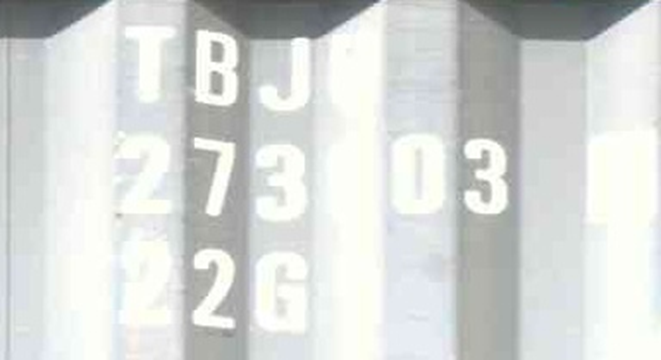
#> input picture Retinex/data/img.png, 661 x 360 px, found by its file name
$ python 1.traditional_process.py   (older library calls are emulated)
#> lines starting #> are read from the running program, lines starting #| are printed output that depends on the picture
"""
@Name: 1.traditional_process.py
@Auth: Huohuo
@Date: 2023/4/6-11:34
@Desc:
@Ver :
code_idea
"""
import cv2
import time
import numpy as np

# ----------对比度拉伸---------------
def contrast_enhancement(img):
    height = int(img.shape[0])
    width = int(img.shape[1])

    flat_gray = img.reshape(width * height).tolist()
    A = min(flat_gray)  # 最大灰度值
    B = max(flat_gray)  # 最小灰度值

    img = np.uint8(255 / (B - A) * (img - A) + 0.5)
    return img

# ----------sobel算子---------------
def sobel(img):
    x = cv2.Sobel(img, cv2.CV_16S, 1, 0, ksize=3)
    y = cv2.Sobel(img, cv2.CV_16S, 0, 1, ksize=3)

    absX = cv2.convertScaleAbs(x)
    absY = cv2.convertScaleAbs(y)

    dst = cv2.addWeighted(absX, 0.5, absY, 0.5, 0)
    return dst

# ----------读入图片----------------
time_start = time.time()
img = cv2.imread("../data/img.png")
#> img is the input picture: shape (360, 661, 3); mean B, G, R 215.3, 217.6, 214.6
# print(img.shape)
src = img[300:1000, 400:1100]
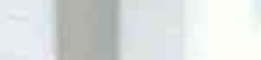
#> src: shape (60, 261, 3); mean B, G, R 222, 223, 218.7

# src = img[300:1000, 1400:2000]
cv2.imwrite("../data/img_cut.png", src)
# ---------图像预处理---------------
img_gray = cv2.cvtColor(src, cv2.COLOR_BGR2GRAY)
img_gray = contrast_enhancement(img_gray)
#> in contrast_enhancement, `flat_gray = img.reshape(width * height).tolist()`: flat_gray = 15660 values, max 254 at index 1030, min 167 at index 3505, mean 221.6
#> in contrast_enhancement, `A = min(flat_gray)`: A = 167
#> in contrast_enhancement, `B = max(flat_gray)`: B = 254
#> in contrast_enhancement, `img = np.uint8(255 / (B - A) * (img - A) + 0.5)`:
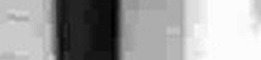
#> img: shape (60, 261); min 0, max 255, mean 160

# ---------滤波--------------------
# 定义的滤波算子大小应该能自适应
# 先用长宽中的最小边/1000测试
# 保证卷积核尺寸为奇数
# 暂时用高斯滤波
# ‘高频噪声下的螺栓表面缺陷检测_严琴’ 文章中说用中值滤波效果好
# ---------------------------------
kernel_size = int(min(img_gray.shape)/400)
#> kernel_size = 0
# print("img_gray.shape", img_gray.shape)
# 保证卷积核尺寸为奇数
if kernel_size < 5:
    kernel_size = 5
if kernel_size % 2 == 1:
    pass
else:
    kernel_size += 1
# print("kernel_size", kernel_size)
img_filter = cv2.GaussianBlur(img_gray, (kernel_size, kernel_size), 0)

# ----------二值化------------------
# 先尝试形态学处理
# 后续向连通域滤波方向拓展
# ---------------------------------
# img_atresh = cv2.adaptiveThreshold(img_filter, 255, cv2.ADAPTIVE_THRESH_GAUSSIAN_C, cv2.THRESH_BINARY, kernel_size*9, 2)
# img_atresh_INV = cv2.adaptiveThreshold(img_filter, 255, cv2.ADAPTIVE_THRESH_GAUSSIAN_C, cv2.THRESH_BINARY_INV, kernel_size*9, 2)
# cv2.imwrite("../data/img_atresh_gas.png", img_atresh)
# cv2.imwrite("../data/img_atresh_INV_gas.png", img_atresh_INV)

# ---------形态学处理---------------
# morph_kernel = np.ones((kernel_size, kernel_size), np.uint8)
# img_erode = cv2.erode(img_atresh, morph_kernel, 1)
# cv2.imwrite("../data/img_erode_gas.png", img_erode)
# img_dilate = cv2.dilate(img_atresh, morph_kernel, 1)
# cv2.imwrite("../data/img_dilate_gas.png", img_dilate)
# img_open = cv2.morphologyEx(img_atresh, cv2.MORPH_OPEN, morph_kernel, 1)
# cv2.imwrite("../data/img_open_gas.png", img_open)

# --------连通域滤波-----------------
# 需要限制连通区域条件，将面积小的部分删除
# 面积用统计像素点个数来表示
# stats:每一个标记的统计信息，是一个5列的矩阵，每一行对应每个连通区域的外接矩形的x、y、width、height和面积
# ---------------------------------
# num_labels, labels, stats, centroids = cv2.connectedComponentsWithStats(img_atresh, connectivity=8, ltype=None)
#
# # 效果展示
# output = np.zeros((src.shape[0], src.shape[1], 3), np.uint8)
# for i in range(1, num_labels):
#     mask = (labels == i)      # 生成掩膜
#     # print(np.sum(mask))
#     if np.sum(mask) > 100:
#         output[:, :, 0][mask] = np.random.randint(0, 255)
#         output[:, :, 1][mask] = np.random.randint(0, 255)
#         output[:, :, 2][mask] = np.random.randint(0, 255)
# cv2.imwrite("../data/img_output_gas.png", output)
# ---------------------------------
#       边缘提取
# 根据实际处理效果，
# 1.可向harris角点检测方向拓展
# 2.Hough圆检测
# ---------------------------------
# img_sobel = sobel(img_filter)
img_canny = cv2.Canny(img_filter, 0, 255)
#> img_canny: shape (60, 261); every value is 0
# cv2.imwrite("../data/img_sobel_gas.png", img_sobel)
cv2.imwrite("../data/img_canny_gas.png", img_canny)

# -------Hough圆检测---------------
circles = cv2.HoughCircles(img_canny, cv2.HOUGH_GRADIENT, 1, 100,
                            param1=100, param2=30, minRadius=30, maxRadius=50)
#> circles = None
#> (the run stopped early here; a loop or call above may not have finished)
